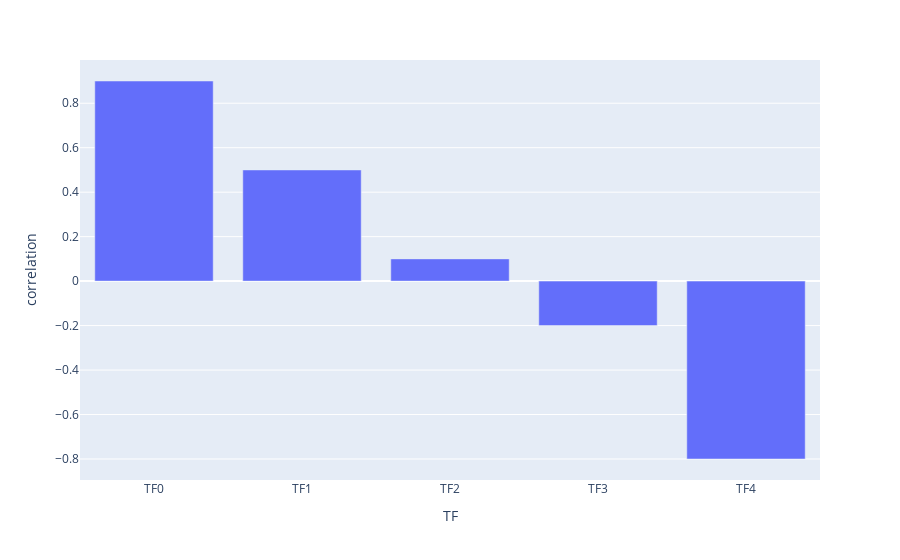

The code cell stored with this chart in its notebook:
### Markdown cell above
* 1. *DemoDataBuilderXandY*

### Code cell
demo_dict = {"M": 100,
            "corrVals": [0.9, 0.5, 0.1, -0.2, -0.8],
            "same_train_and_test_data_bool": True}
dummy_data = DemoDataBuilderXandY(**demo_dict)

X_train = dummy_data.X_train
y_train = dummy_data.y_train
X_test = dummy_data.X_test
y_test = dummy_data.y_test

### Figure 1 — Plotly figure (JSON) as saved in the notebook; plotly's stock layout.template omitted (floating-point values rounded to 4 significant figures)
{"data": [{"alignmentgroup": "True", "hovertemplate": "TF=%{x}<br>correlation=%{y}<extra></extra>", "legendgroup": "", "marker": {"color": "#636efa", "pattern": {"shape": ""}}, "name": "", "offsetgroup": "", "orientation": "v", "showlegend": false, "textposition": "auto", "type": "bar", "x": ["TF0", "TF1", "TF2", "TF3", "TF4"], "xaxis": "x", "y": [0.9, 0.5, 0.1, -0.2, -0.8], "yaxis": "y"}], "layout": {"barmode": "group", "legend": {"tracegroupgap": 0}, "margin": {"t": 60}, "xaxis": {"anchor": "y", "domain": [0, 1], "title": {"text": "TF"}}, "yaxis": {"anchor": "x", "domain": [0, 1], "title": {"text": "correlation"}}}}
